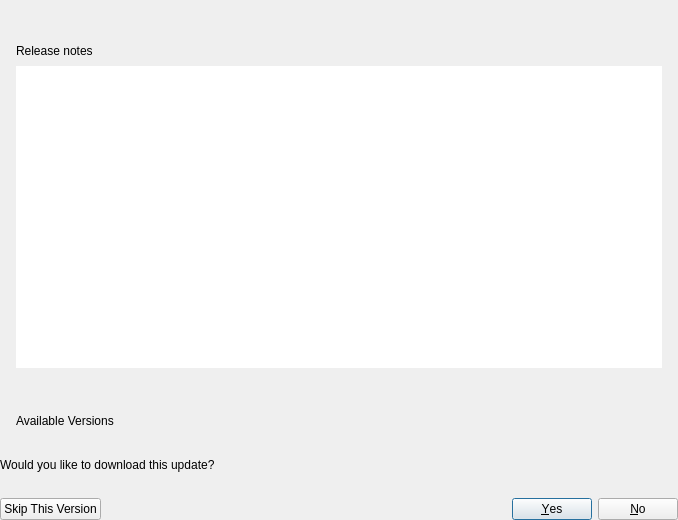
<?xml version="1.0" encoding="UTF-8"?>
<ui version="4.0">
 <class>UpdateDialog</class>
 <widget class="QDialog" name="UpdateDialog">
  <property name="geometry">
   <rect>
    <x>0</x>
    <y>0</y>
    <width>678</width>
    <height>520</height>
   </rect>
  </property>
  <property name="windowTitle">
   <string>Update Available</string>
  </property>
  <layout class="QVBoxLayout" name="mainLayout">
   <property name="spacing">
    <number>14</number>
   </property>
   <property name="leftMargin">
    <number>0</number>
   </property>
   <property name="topMargin">
    <number>0</number>
   </property>
   <property name="rightMargin">
    <number>0</number>
   </property>
   <property name="bottomMargin">
    <number>0</number>
   </property>
   <item>
    <layout class="QHBoxLayout" name="linkRow">
     <property name="spacing">
      <number>6</number>
     </property>
     <item>
      <widget class="QLabel" name="url">
       <property name="openExternalLinks">
        <bool>true</bool>
       </property>
      </widget>
     </item>
     <item>
      <widget class="QLabel" name="urlIcon"/>
     </item>
     <item>
      <spacer name="linkSpacer">
       <property name="orientation">
        <enum>Qt::Orientation::Horizontal</enum>
       </property>
      </spacer>
     </item>
    </layout>
   </item>
   <item>
    <widget class="QFrame" name="notesCard">
     <layout class="QVBoxLayout" name="notesLayout">
      <property name="spacing">
       <number>8</number>
      </property>
      <property name="leftMargin">
       <number>16</number>
      </property>
      <property name="topMargin">
       <number>16</number>
      </property>
      <property name="rightMargin">
       <number>16</number>
      </property>
      <property name="bottomMargin">
       <number>16</number>
      </property>
      <item>
       <widget class="QLabel" name="notesTitle">
        <property name="text">
         <string>Release notes</string>
        </property>
       </widget>
      </item>
      <item>
       <widget class="QTextBrowser" name="body">
        <property name="frameShape">
         <enum>QFrame::Shape::NoFrame</enum>
        </property>
        <property name="horizontalScrollBarPolicy">
         <enum>Qt::ScrollBarPolicy::ScrollBarAlwaysOff</enum>
        </property>
        <property name="readOnly">
         <bool>true</bool>
        </property>
        <property name="openExternalLinks">
         <bool>true</bool>
        </property>
       </widget>
      </item>
     </layout>
    </widget>
   </item>
   <item>
    <widget class="QFrame" name="groupBox">
     <layout class="QVBoxLayout" name="versionsLayout">
      <property name="spacing">
       <number>12</number>
      </property>
      <property name="leftMargin">
       <number>16</number>
      </property>
      <property name="topMargin">
       <number>16</number>
      </property>
      <property name="rightMargin">
       <number>16</number>
      </property>
      <property name="bottomMargin">
       <number>16</number>
      </property>
      <item>
       <widget class="QLabel" name="versionsTitle">
        <property name="text">
         <string>Available Versions</string>
        </property>
       </widget>
      </item>
      <item>
       <layout class="QHBoxLayout" name="radioButtons">
        <property name="spacing">
         <number>30</number>
        </property>
       </layout>
      </item>
     </layout>
    </widget>
   </item>
   <item>
    <widget class="QLabel" name="question">
     <property name="text">
      <string>Would you like to download this update?</string>
     </property>
    </widget>
   </item>
   <item>
    <spacer name="buttonGap">
     <property name="orientation">
      <enum>Qt::Orientation::Vertical</enum>
     </property>
     <property name="sizeType">
      <enum>QSizePolicy::Policy::Fixed</enum>
     </property>
     <property name="sizeHint" stdset="0">
      <size>
       <width>0</width>
       <height>12</height>
      </size>
     </property>
    </spacer>
   </item>
   <item>
    <layout class="QHBoxLayout" name="buttonRow">
     <property name="spacing">
      <number>10</number>
     </property>
     <item>
      <widget class="QPushButton" name="skip">
       <property name="text">
        <string>Skip This Version</string>
       </property>
       <property name="autoDefault">
        <bool>false</bool>
       </property>
       <property name="kind" stdset="0">
        <string>ghost</string>
       </property>
      </widget>
     </item>
     <item>
      <widget class="QDialogButtonBox" name="buttonBox">
       <property name="orientation">
        <enum>Qt::Orientation::Horizontal</enum>
       </property>
       <property name="standardButtons">
        <set>QDialogButtonBox::StandardButton::No|QDialogButtonBox::StandardButton::Yes</set>
       </property>
      </widget>
     </item>
    </layout>
   </item>
  </layout>
 </widget>
 <resources/>
 <connections>
  <connection>
   <sender>buttonBox</sender>
   <signal>accepted()</signal>
   <receiver>UpdateDialog</receiver>
   <slot>accept()</slot>
  </connection>
  <connection>
   <sender>buttonBox</sender>
   <signal>rejected()</signal>
   <receiver>UpdateDialog</receiver>
   <slot>reject()</slot>
  </connection>
 </connections>
</ui>
